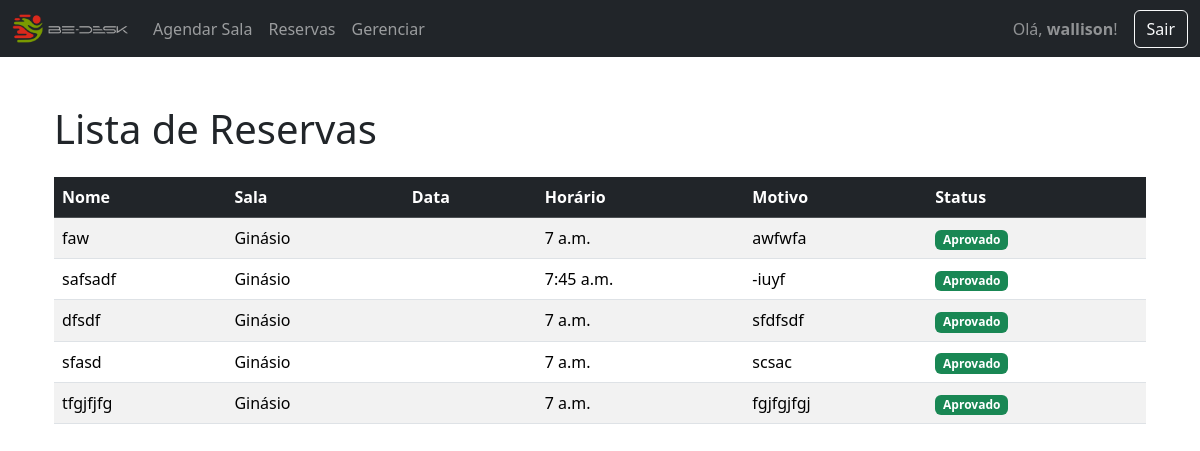
Screenshot of /reservas/ (signed in) with the database file from the repository.
### bedesk/models.py (models this page shows, shortened)
class Agendamento(models.Model):
    STATUS_CHOICES = [
        ('PENDENTE', 'Pendente'), # O valor que vai para o banco (melhor em CAPS)
        ('APROVADO', 'Aprovado'), # O valor que o usuário vê (após a vírgula)
        ('REJEITADO', 'Rejeitado'),
    ]
    nome = models.CharField(max_length=100) # Nome do Agendamento (ex: Reunião de Marketing)
    sala = models.ForeignKey(Sala, on_delete=models.CASCADE)
    motivo = models.TextField()
    horario = models.TimeField()
    data_inicio = models.DateTimeField(null=True, blank=True)
    data_fim = models.DateTimeField(null=True, blank=True)
    status = models.CharField(
        max_length=10,
        choices=STATUS_CHOICES,
        default='PENDENTE' # Valor padrão para novas reservas
    )
    sala = models.ForeignKey(Sala, on_delete=models.CASCADE)
    usuario = models.ForeignKey(User, on_delete=models.CASCADE)
    class Meta:
        verbose_name_plural = "Agendamentos"
        indexes = [
            models.Index(fields=['status']),
        ]

class Sala(models.Model):
    nome = models.CharField(max_length=100)
    capacidade = models.IntegerField(default=1)

### bedesk/views.py (the view)
# urls.py: path('reservas/', views.lista_reservas, name='lista_reserva'),
@login_required
def lista_reservas(request):
    reservas = Agendamento.objects.filter(usuario=request.user).order_by('-data_inicio', '-horario')
    context = {'reservas': reservas}
    return render(request, 'bedesk/lista_reservas.html', context)

### bedesk/templates/bedesk/lista_reservas.html (shortened to what this page needs)
{% extends 'bedesk/base.html' %}
{% block content %}
    <main class="container mt-4">
        <h1 class="mb-4">Lista de Reservas</h1>
        {% if reservas %}
        <div class="table-responsive">
            <table class="table table-striped table-hover align-middle">
                <thead class="table-dark">
                    <tr>
                        <th>Nome</th>
                        <th>Sala</th>
                        <th>Data</th>
                        <th>Horário</th>
                        <th>Motivo</th>
                        <th>Status</th>
                    </tr>
                </thead>
                <tbody>
                    {% for reserva in reservas %}
                    <tr>
                        <td>{{ reserva.nome }}</td>
                        <td>{{ reserva.sala.nome }}</td>
                        <td>{{ reserva.data|date:"d/m/Y" }}</td>
                        <td>{{ reserva.horario }}</td>
                        <td>{{ reserva.motivo }}</td>
                        {% if reserva.status == 'APROVADO' %}
                            <td><span class="badge bg-success">{{ reserva.get_status_display }}</span></td>
                        {% elif reserva.status == 'REJEITADO' %}
                            <td><span class="badge bg-danger">{{ reserva.get_status_display }}</span></td>
                        {% else %}
                            <td><span class="badge bg-warning text-dark">{{ reserva.get_status_display }}</span></td>
                        {% endif %}
                    </tr>
                    {% empty %}
                    <tr>
                        <td colspan="7" class="text-center">Nenhuma reserva encontrada.</td>
                    </tr>
                    {% endfor %}
                </tbody>
            </table>
        </div>
        {% else %}
            <p>Você não possui reservas.</p>
        {% endif %}
    </main>
{% endblock %}

### bedesk/templates/bedesk/base.html (shortened to what this page needs)
{% load static %}
<!DOCTYPE html>
<html lang="pt-br">
{% block head %}<head>
    <link href="https://cdn.jsdelivr.net/npm/bootstrap@5.3.3/dist/css/bootstrap.min.css"
          rel="stylesheet"
>
    <link rel="stylesheet" href="https://cdnjs.cloudflare.com/ajax/libs/font-awesome/6.4.0/css/all.min.css">
{% endblock %}</head>
<body>
{% block nav %}
    <nav class="navbar navbar-expand-lg navbar-dark bg-dark">
        <div class="container-fluid">
            <a class="navbar-brand" href="{% url 'inicio' %}">
                <img src="{% static 'img/logo1.png' %}"
                     alt="Logo BE-Desk - Voltar ao Início"
                     height="30"
                     class="d-inline-block align-text-top">
            </a>
            <div class="collapse navbar-collapse" id="navbarNav">
                <ul class="navbar-nav">
                    <li class="nav-item">
                        <a class="nav-link" href="{% url 'agendar_sala' %}">Agendar Sala</a>
                    </li>
                    <li class="nav-item">
                        <a class="nav-link" href="{% url 'lista_reserva' %}">Reservas</a>
                    </li>
                    {% if user.is_staff %}
                    <li class="nav-item">
                        <a class="nav-link" href="{% url 'listar_pendentes' %}">Gerenciar</a>
                    </li>
                    {% endif %}
                </ul>
                <ul class="navbar-nav ms-auto align-items-center">
                    {% if user.is_authenticated %}
                        <li class="nav-item me-3">
                            <span class="navbar-text text-white-50">Olá, <strong>{{ user.username }}</strong>!</span>
                        </li>
                        <li class="nav-item">
                            <a class="btn btn-outline-light" href="{% url 'logout' %}">Sair</a>
                        </li>
                    {% else %}
                        <li class="nav-item">
                            <a class="btn btn-outline-light" href="{% url 'login' %}">Entrar</a>
                        </li>
                    {% endif %}
                </ul>
            </div>
        </div>
    </nav>
{% endblock %}
    <div class="container mt-5">
        {% block content %}
        {% endblock %}
    </div>
</body>
</html>

### rows the page displays
Agendamento: nome "faw", sala.nome "Ginásio", horario "7 a.m.", motivo "awfwfa", status "Aprovado"
Agendamento: nome "safsadf", sala.nome "Ginásio", horario "7:45 a.m.", motivo "-iuyf", status "Aprovado"
Agendamento: nome "dfsdf", sala.nome "Ginásio", horario "7 a.m.", motivo "sfdfsdf", status "Aprovado"
Agendamento: nome "sfasd", sala.nome "Ginásio", horario "7 a.m.", motivo "scsac", status "Aprovado"
Agendamento: nome "tfgjfjfg", sala.nome "Ginásio", horario "7 a.m.", motivo "fgjfgjfgj", status "Aprovado"

### other values shown
{{ user.username }} "wallison"
